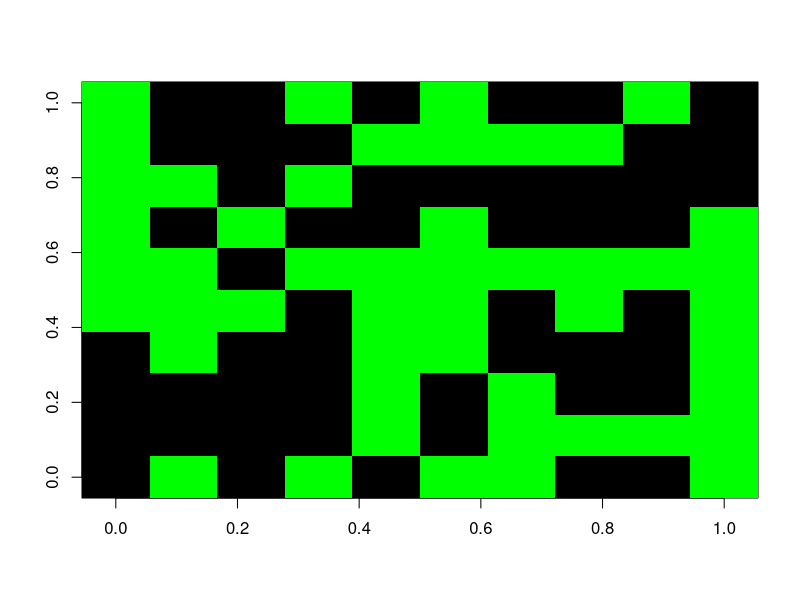

Source code (R): (Note: this script raises an error after producing the figure.)

SIZE = readline("Size(default: 10): ")
if (SIZE == "") {
  SIZE = 10 
} else {
  SIZE = as.numeric(SIZE)
}
BORN = 1
SURVIVES = 2

DEATH = BORN-1
ALIVE = SURVIVES-1

weightingAdder <- function(M) {
  TMP = matrix(0, nrow=SIZE, ncol=SIZE, byrow=T)
  for (i in 1:SIZE) {
    for (j in 1:SIZE) {
      if (M[i,j] == DEAD)  next
      for (k in -1:1) {
        for (l in -1:1) {
          if (k == 0 && l == 0) next
          x = i + k
          y = j + l
          if (i+k == 0)  x = SIZE
          else if (i+k == SIZE+1) x = 1
          if (j+l == 0)  y = SIZE
          else if (j+l == SIZE+1) y = 1

          TMP[x,y] = TMP[x,y] + 1
        }
      }
    }
  }
  return(TMP)
}

cat('Type: {fill, empty, random}={f, e, r}\n')
type <- readline("Type: ")
if (type == "f") {
  A = matrix(1, nrow=SIZE, ncol=SIZE, byrow=T)
  image(A, col="green")
} else if (type == "e") {
  A = matrix(0, nrow=SIZE, ncol=SIZE, byrow=T)
  image(A, col="black")
} else {
  rand = as.integer(runif(SIZE^2, min=0, max=2))
  A = matrix(rand, nrow=SIZE, ncol=SIZE, byrow=T)
  image(A, col=c("black","green"))
}

count <- readline("Make Count: ")
if (count == "") {
  count = 0
} else {
  count <- as.numeric(count)
}
for (i in 1:count) {
  if (count == 0) break
  print(i, quote=FALSE)
  input <- as.numeric(locator(1))
  pos <- as.numeric(input) + 0.05
  len <- 1.1 / SIZE
  pos <- as.integer(pos/len) + 1
  if (A[pos[1], pos[2]] == 1)
    A[pos[1], pos[2]] = 0
  else
    A[pos[1], pos[2]] = 1

  if (length(A[A==1]) == length(A))
    image(A, col=c("green"))
  else
    image(A, col=c("black", "green"))
}


title = ""
cat("nomal: B3/S23\n")
cat("day and night: B3678/S34678\n")
cat("HighLife: B36/S23\n")
cat("Replicator: B1357/S1357\n")
cat("2x2: B36/S125\n")
rule <- readline("Input Pattern: ")
if (rule == "nomal" || rule == "") {
  title = "nomal"
  rule_born <- c(3)
  rule_survives <- c(2,3)
} else if (rule == "day and night") {
  title = "day and night"
  rule_born <- c(3,6,7,8)
  rule_survives <- c(3,4,6,7,8)
} else if (rule == "HighLife") {
  title = "HighLife"
  rule_born <- c(3,6)
  rule_survives <- c(2,3)
} else if (rule == "Replicator") {
  title = "Replicator"
  rule_born <- c(1,3,5,7)
  rule_survives <- c(1,3,5,7)
} else if (rule == "2x2") {
  title = "2x2"
  rule_born <- c(3,6)
  rule_survives <- c(1,2,5)
} else {
  rule <- unlist(strsplit(rule, " "))
  rule_born <- as.numeric(unlist(strsplit(rule[1], ",")))
  rule_survives <- as.numeric(unlist(strsplit(rule[2], ",")))
}
if (rule_born[[1]] == 0) {
  rule <- list(c(), rule_survives)
} else if (rule_survives[[1]] == 0) {
  rule <- list(rule_born, c())
} else {
  rule <- list(rule_born, rule_survives)
}

counter = readline("generation num: ")

generation = 1
convergence = TRUE
B = matrix(0, nrow=SIZE, ncol=SIZE, byrow=T)
repeat {
  if (counter == "")  readline()
  TMP = weightingAdder(A)
  for (x in 1:SIZE) {
    for (y in 1:SIZE) {
      if (A[x,y] == DEATH && length(rule[[BORN]][1]) != 0) {
        if (length(rule[[BORN]][rule[[BORN]] == TMP[x,y]]) == 1)  B[x,y] = 1
        else  B[x,y] = 0
      } else if (A[x,y] == ALIVE && length(rule[[SURVIVES]][1]) != 0) {
        if (length(rule[[SURVIVES]][rule[[SURVIVES]] == TMP[x,y]]) == 1)  B[x,y] = 1
        else  B[x,y] = 0
      }
    }
  }
  if (length((A==B)[(A==B)==TRUE]) == SIZE^2) break

  A = B
  image(A, main=paste(title, generation, sep=": "), col=c("black", "green"), axes = TRUE, pch=21)
  if (counter != "" && generation == as.numeric(counter))  break
  generation = generation + 1
}
